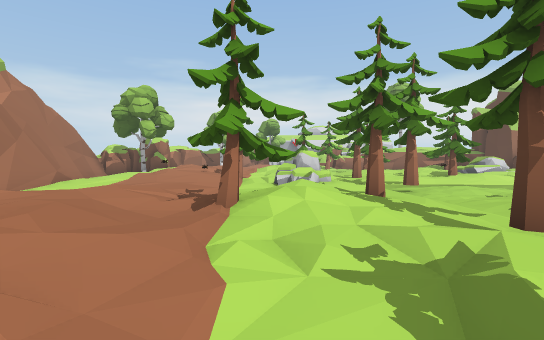
[1] (above)

17 first-person views from a walk through a Unity game level. The camera is 1.5 m above the floor, tilts 2° down and sees 85° across. The floor is counted in squares, 2 m on a side. Each view is taken from the middle of a square. On the plan, view 1 faces up. The plan holds only what a view shows up to about 10 squares ahead; the rest is blank. The place goes on beyond the plan. The player is left out. Some animated figures are left out. Door leaves are left out, so doorways stand open. Some surface patterns are stand-ins.

[2]
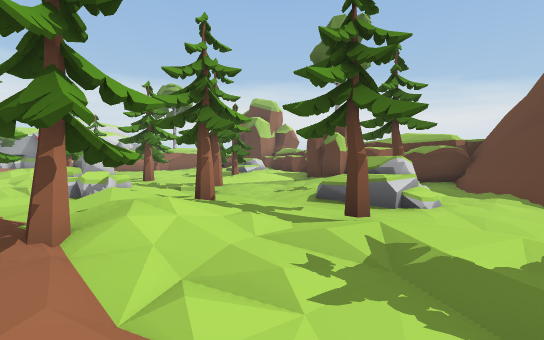

[3]
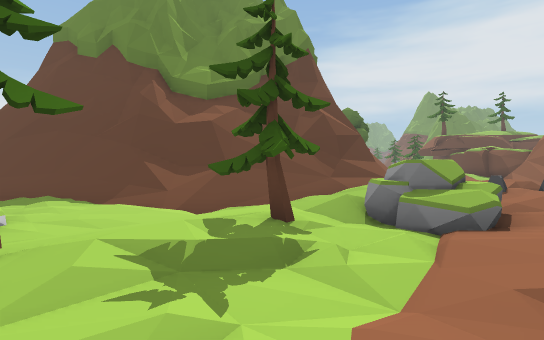

[4]
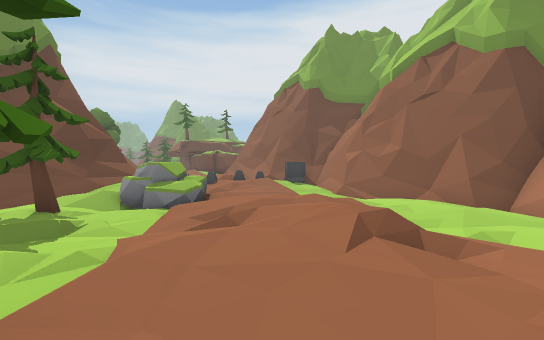

[5]
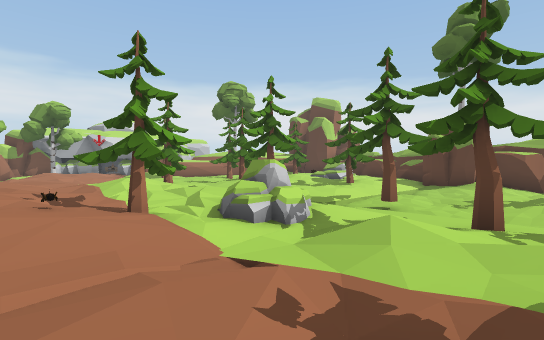

[6]
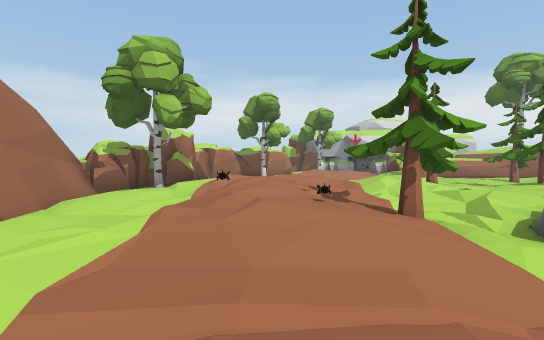

[7]
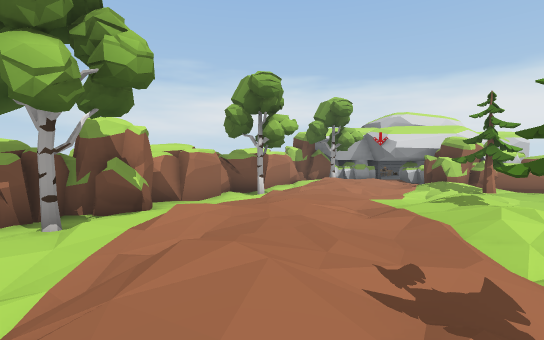

[8]
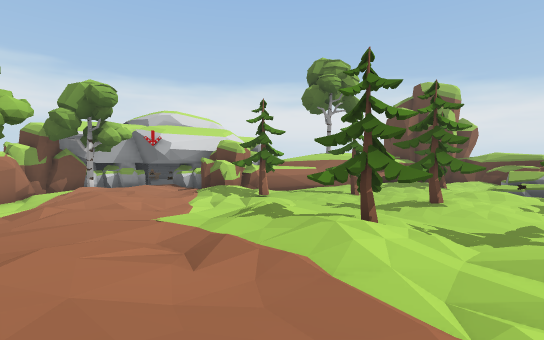

[9]
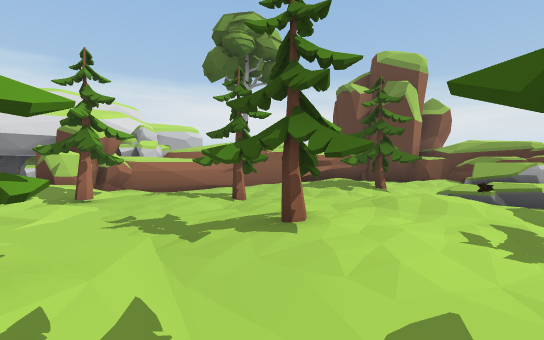

[10]
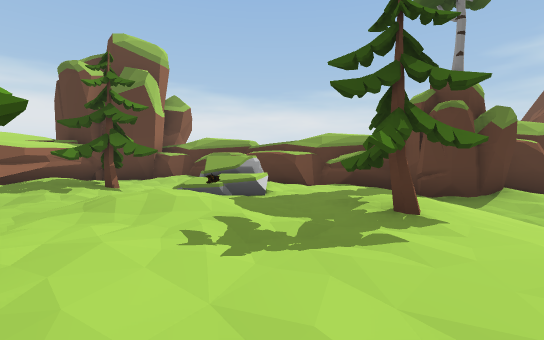

[11]
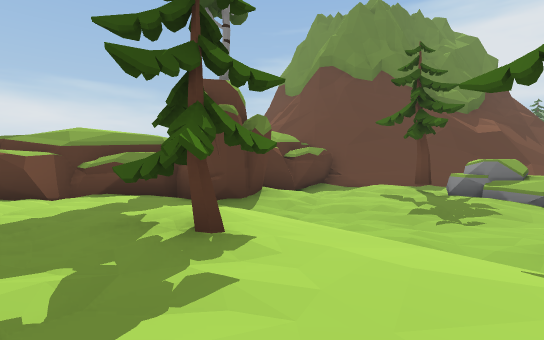

[12]
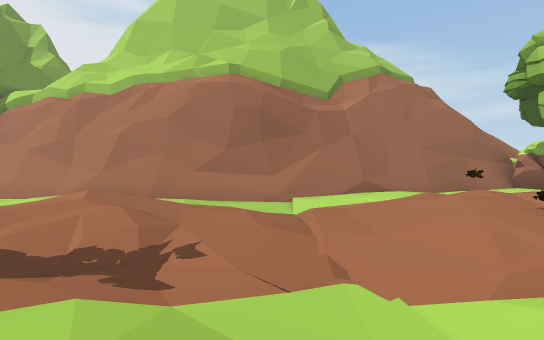

[13]
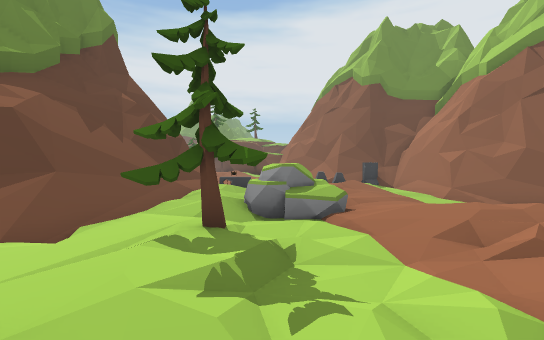

[14]
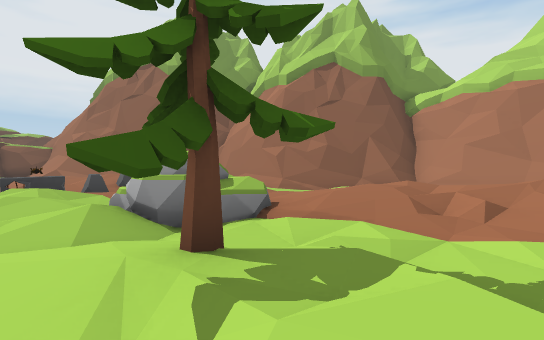

[15]
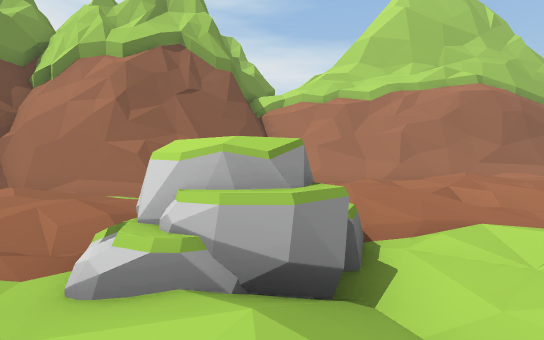

[16]
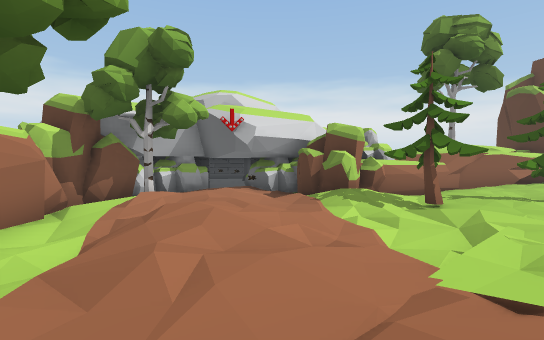

[17]
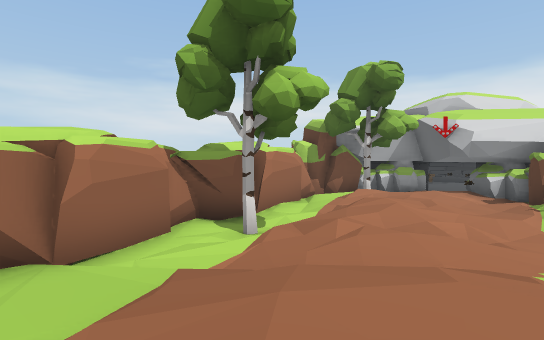

### Floor plan
Key: @ floor where view 1 was taken; # wall or solid block; . main floor; : floor 0.25 m higher than the main floor; - floor 0.25 m lower than the main floor; + floor 0.5 m higher than the main floor; _ floor 0.5 m lower than the main floor; * floor 0.75 m higher than the main floor; < floor 0.75 m lower than the main floor; / step, stairs or slope; = window, fence, low wall or low ledge; T tree; R rock; O other object.
Columns run from 9 left of view 1 to 13 right of it. Each row starts with its distance up from view 1.
 24       ## T..RO
 23       #.:+::-OO
 22      ##-.:...O
 21     ## //:..OO###
 20    ##_T:+:..//--###
 19    #_-.:.--.-T....##
 18    #-//..-_/....T..###
 17  OOO./:+/./....T.:+   #
 16 O OO.:+:.:+......:+:..#
 15 OOO.  ++/:TT...::.T..:#
 14 ##-T+++::*+..:T:+:T..##
 13  #-:/:++:/:.-.::+/ R.#
 12  #-../*+..:.-.....::##
 11  #/--/+/.-::T..TT...#
 10  ##.-:+/T/..-...::..#
  9   #-.:::/RR._---/-O##
  8   #--.../_/--T___-OO
  7   #__-..///--__---.#
  6   #_-...-.:T-_-----#
  5   #--.:././.-//-..-#
  4   #  +:.TT/-_RRRT--#
  3   #  /::.-.-T_//--##
  2   #--//:.--.-__-/###
  1  ##--/::/-/.-_-/##
  0  ##__/::.@_T-=//##
 -1  #=_--.:.R_/-//##
 -2  ##__  --RR/-###
 -3   ##_  --RR--##
 -4    ##<_--/-//#
 -5     #/_-..-//#
 -6     ##_/OOOO##

Positions as (right, up) in squares from view 1, and headings:
1: (0, 0), facing up
2: (-1, 1), facing up-right
3: (-1, 3), facing down-right
4: (-2, 5), facing down
5: (-3, 5), facing up-right
6: (-3, 6), facing up
7: (-3, 10), facing up
8: (-3, 12), facing up-right
9: (2, 12), facing up-right
10: (3, 12), facing right
11: (4, 12), facing down-right
12: (1, 7), facing left
13: (1, 4), facing down
14: (3, 2), facing down-left
15: (3, -2), facing left
16: (-3, 17), facing up-right
17: (-3, 15), facing up
